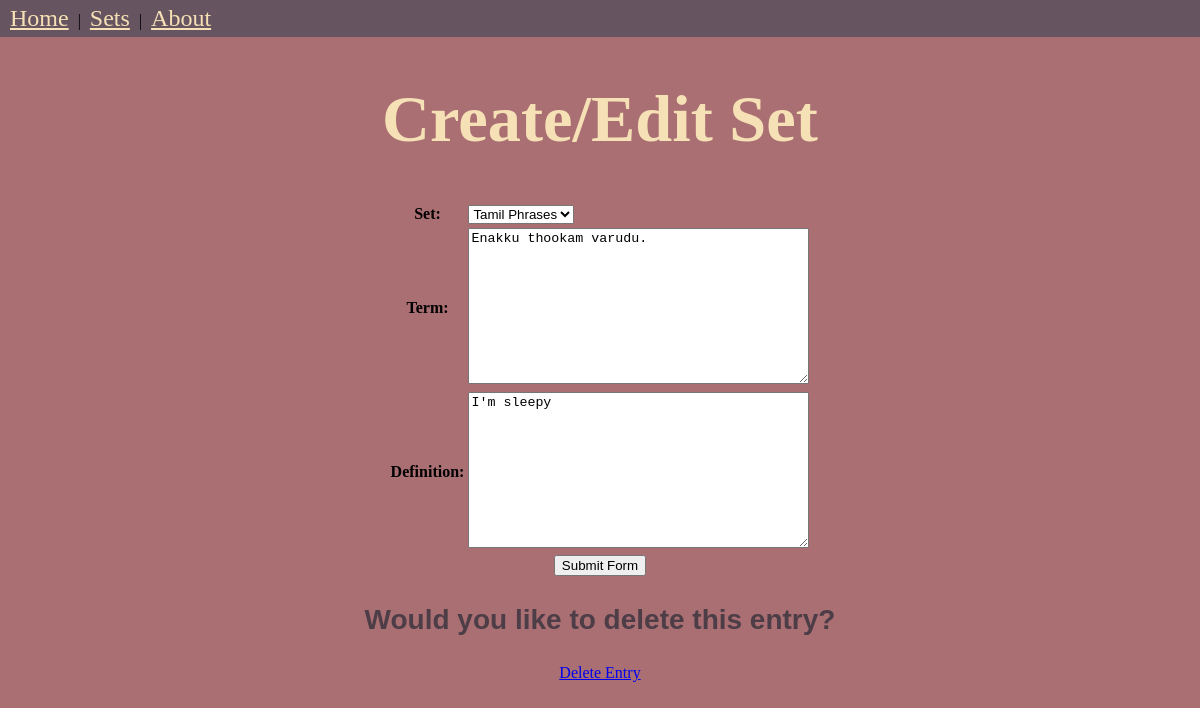
/entrys/edit/27, run on the app's committed database.
### dict/models.py (models this page shows, shortened)
class Entry(models.Model):
    set = models.ForeignKey(Set, on_delete=models.CASCADE)
    term = models.TextField()
    definition = models.TextField()

### dict/views.py (the view)
# urls.py: re_path(r'entrys/edit/(?P<entry_id>[\d]+)', views.editEntry, name='editEntry'),
def editEntry(request, entry_id):
        entry_obj = get_object_or_404(Entry, id = entry_id)
        if request.method == 'POST':
                form = EntryForm(request.POST, instance=entry_obj)
                if form.is_valid():
                        form.save()
                        return HttpResponseRedirect('/sets')
        else:
                form = EntryForm(instance = entry_obj)
        context={'form':form, 'editing': True, 'entry_obj': entry_obj}
        return render(request, 'dictTemplates/createAndEditEntry.html', context)

### dict/forms.py
class EntryForm(ModelForm):
    class Meta:
        model = Entry
        fields = ['set', 'term', 'definition']

### dict/models.py (called while the page is built)
    def __str__(self):
        return self.title

### dict/templates/dictTemplates/createAndEditEntry.html (shortened to what this page needs)
<!DOCTYPE html>
<html>
    <head>
        <link rel="stylesheet" href="/static/css/style.css">
    </head>
    <body>
        <div id="navBar">
            <nav>
                <a href="{% url 'Home' %}">Home</a> |
                <a href="{% url 'Sets' %}">Sets</a> |
                <a href="{% url 'About' %}">About</a>
            </nav>
        </div>
        <h1 style="text-align:center"><strong></center>Create/Edit Set</strong></h1>
        <center><form method="POST">
                <table>
                    {{ form.as_table }}
                </table>
            <input type ="submit" value ="Submit Form">
        </form>
        {% if editing %}
            <p><h3>Would you like to delete this entry?</h3> </p>
            <a href = "{% url 'deleteEntry' entry_obj.id %}"> Delete Entry</a>
        {% endif %}
    </center>
    </body>
</html>

### static/css/style.css (style rules this page uses)
body { background-color: rgba(170, 111, 115); margin:0; }
nav { background-color: rgba(102, 84, 96); padding: 5px; border-radius: 0px; }
nav a { color: rgba(246, 224, 181); font-family: "Marker Felt", "Blippo", fantasy; font-size: 1.5em; padding: 5px; }
h1 { color:rgba(246, 224, 181); font-family: "Marker Felt", "Blippo", fantasy; font-size: 4.15em; }
h3 { color:rgb(77, 61, 71); font-family: "Arial"; font-size: 1.75em; }

### data on the page
Entry: set "Tamil Phrases", term "Enakku thookam varudu.", definition "I'm sleepy"
